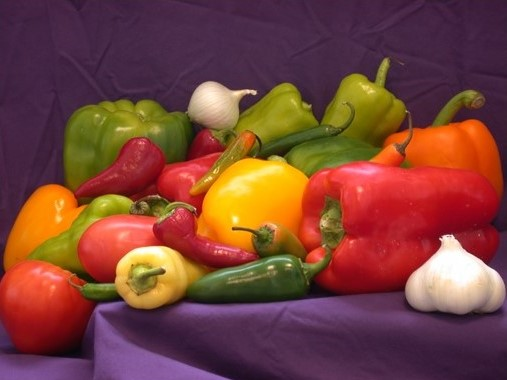
#> input picture P3/wp.jpg, 507 x 380 px
$ python rotasi.py
#> lines starting #> are read from the running program, lines starting #| are printed output that depends on the picture
import cv2
# Membaca gambar
image = cv2.imread('wp.jpg')
#> image is the input picture: shape (380, 507, 3); mean B, G, R 57.5, 67, 121.5
# Mendapatkan dimensi gambar
(h, w) = image.shape[:2]
#> h = 380; w = 507
# Menentukan pusat gambar
center = (w // 2, h // 2)
#> center = (253, 190)
# Menentukan matriks rotasi
M = cv2.getRotationMatrix2D(center, 45, 1.0)
# Melakukan rotasi
rotated_image = cv2.warpAffine(image, M, (w, h))
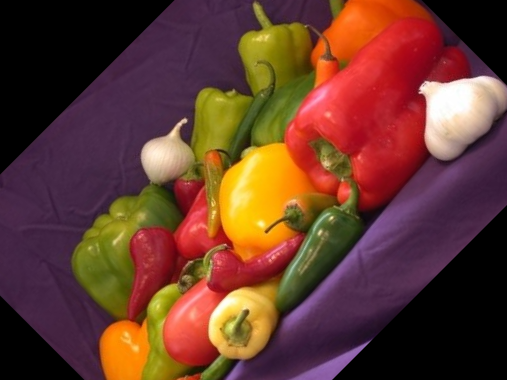
#> rotated_image: shape (380, 507, 3); mean B, G, R 45.3, 58.2, 102.2
# Menampilkan hasil
cv2.imshow('Rotated Image', rotated_image)
cv2.waitKey(0)
cv2.destroyAllWindows()
